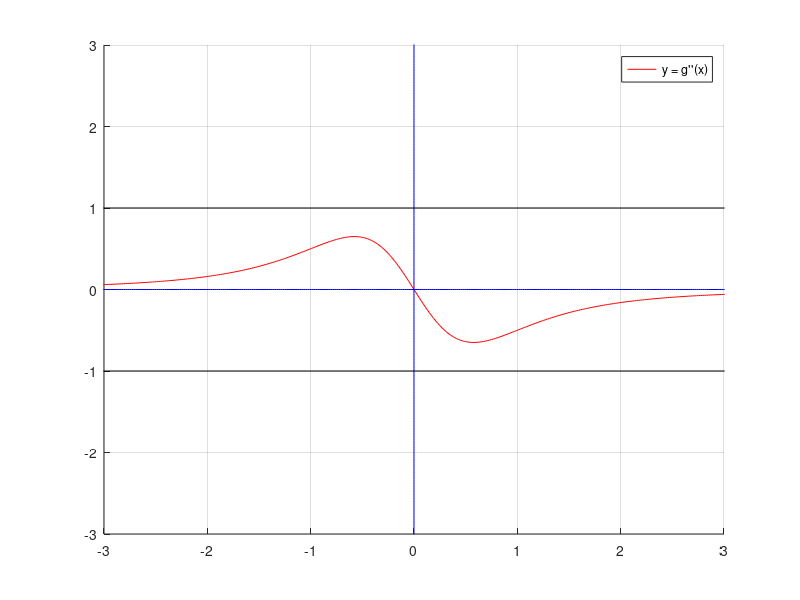

The MATLAB source for this figure:
x = linspace(-10,10,1000);
y2 = linspace(-100,100,1000);

c = (-32.17 ./ (2.*x.^2)) ;

y3 =  (c .* (((exp(1).^(x) - exp(1).^(-x)) / 2) - sin(x))) - 1.7 ;

n = 3;
m = 0;
y4 = x - ((0*pi) + atan(x));
y5 = x - ((1*pi) + atan(x));
y6 = x - ((2*pi) + atan(x));


y7 = (-2.*x) ./ ((1+x.^(2)).^(2));
y8 = 1;
y9 = -1;

% figure(1)
% hold on
% 
% plot(x,y,'r',x,y1,'b'), grid on;
% axis([-pi pi -5 5])
% legend('y = x','y = tan(x)');
% 
%title('', 'FontSize', 24, 'interpreter', 'latex');
%xlabel('Position (x)', 'interpreter','latex','FontSize', 24)
%ylabel('$\psi$(x,t = 0)', 'interpreter','latex','FontSize', 24)

% figure(2)
% hold on
% 
% plot(x,y2,'r',x, 0*x,'b',0*x,x1,'b'), grid on;
% axis([-pi pi -5 5])
% legend('y = x - tan(x)');

%title('', 'FontSize', 24, 'interpreter', 'latex');
%xlabel('Position (x)', 'interpreter','latex','FontSize', 24)
%ylabel('$\psi$(x,t = 0)', 'interpreter','latex','FontSize', 24)

% figure(3)
% hold on
% 
% hl = plot(x,y4,'r'), grid on;
% 
% hb = plot(x,y5,'g'), grid on;
% 
% hc = plot(x,y6,'c'), grid on;
% 
% plot(x,0*x,'b',0*x,x,'b');
% 
% 
% 
% axis([-15 15 -15 15])
% legend([hl,hb,hc],{'m = 0','m = 1','m = 2'});

%title('', 'FontSize', 24, 'interpreter', 'latex');
%xlabel('Position (x)', 'interpreter','latex','FontSize', 24)
%ylabel('$\psi$(x,t = 0)', 'interpreter','latex','FontSize', 24)


figure (4)
hold on

plot(x,y7,'r',x,0*x,'b',0*x,x,'b'),grid on;
plot([-10 10],[1 1],'k');
plot([-10 10],[-1 -1],'k');
axis([-3 3 -3 3])

legend('y = g''''(x)');


